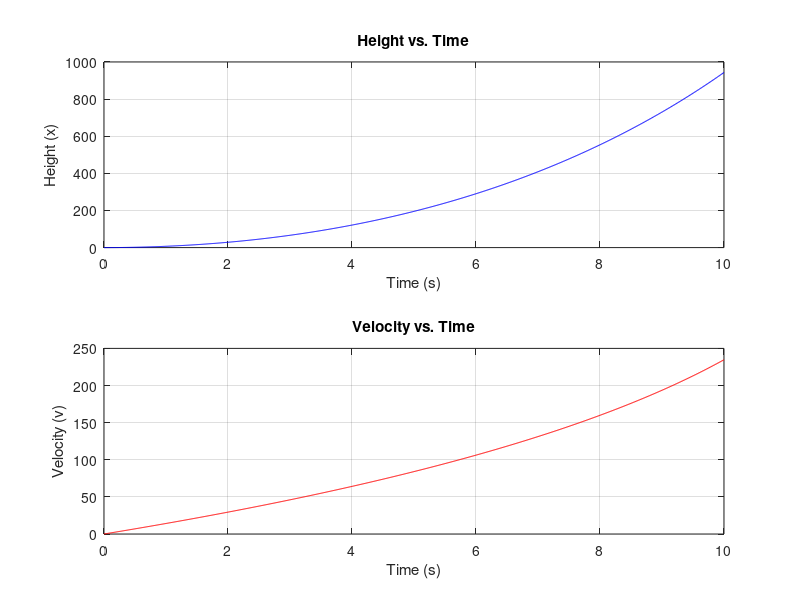
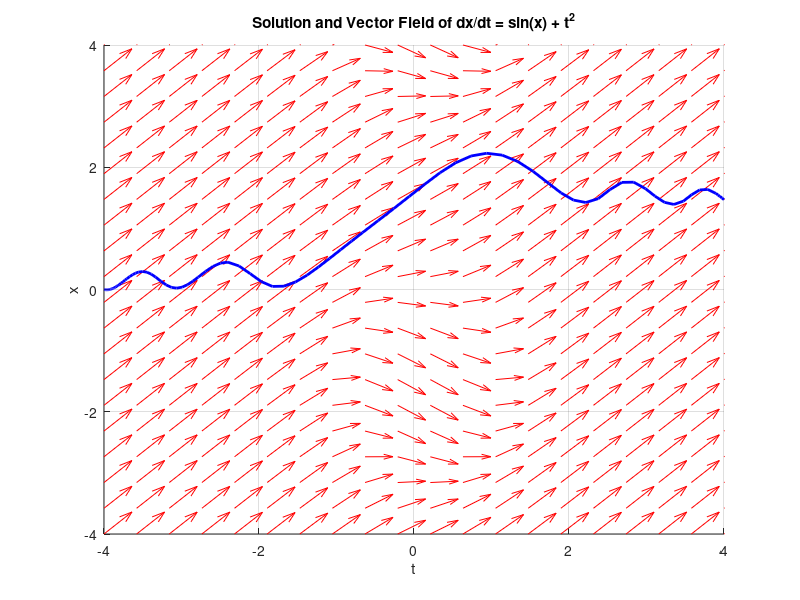
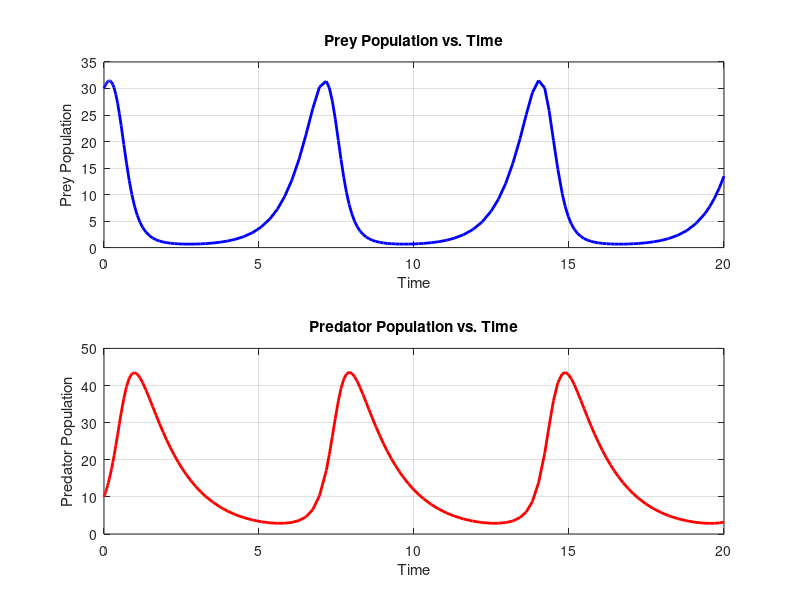
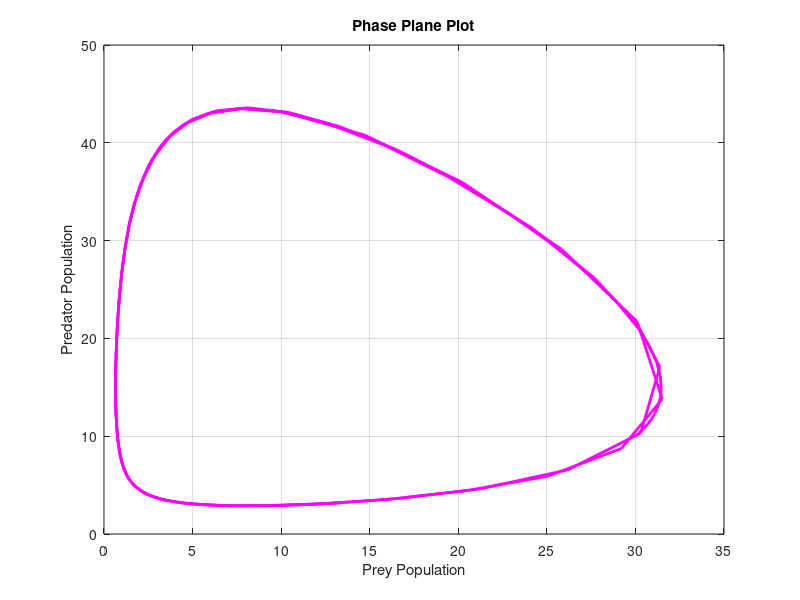

Write MATLAB code to recreate these figures, in order.
% assignment#4

%% Q1
clearvars,clc,close all;whos

% Define the IVP parameters
t0 = 0;      % Initial time
x0 = 1;      % Initial value of x at t = t0
t_final = 1; % The time at which we want to find the solution
h = 0.1;     % Step size

% Define the function f(t, x) = dx/dt
f = @(t, x) t ; % Example: replace this with any other differential equation

% Initialize variables
t = t0;
x = x0;

% Perform the RK4 iterations
while t < t_final
    if t + h > t_final
        h = t_final - t; % Adjust the last step to end exactly at t_final
    end

    % Calculate the k values
    k1 = h * f(t, x);
    k2 = h * f(t + h/2, x + k1/2);
    k3 = h * f(t + h/2, x + k2/2);
    k4 = h * f(t + h, x + k3);

    % Update x and t
    x = x + (k1 + 2*k2 + 2*k3 + k4) / 6;
    t = t + h;
end

% Display the RK4 result
disp(['RK4 x(', num2str(t_final), ') = ', num2str(x)])

%% Q2
clearvars,clc,close all; whos

% Define parameters
t0 = 0;         % Initial time
x0 = 0;         % Initial height
v0 = 0;         % Initial velocity
t_final = 10;   % Final time
h = 0.01;       % Time step size

% Initialize arrays to store the solutions
t_values = t0:h:t_final;
x_values = zeros(size(t_values));
v_values = zeros(size(t_values));

% Set initial conditions
x_values(1) = x0;
v_values(1) = v0;

% RK4 method to solve the system of ODEs
for i = 1:length(t_values) - 1
    t = t_values(i);
    x = x_values(i);
    v = v_values(i);

    m = 321 - 24 * t;
    if m <= 0
        break;
    end

    F = @(v) (5370 - 981 - (v^(3/2) / log(2 + v))) / m;

    k1_v = h * F(v);
    k1_x = h * v;

    k2_v = h * F(v + 0.5 * k1_v);
    k2_x = h * (v + 0.5 * k1_v);

    k3_v = h * F(v + 0.5 * k2_v);
    k3_x = h * (v + 0.5 * k2_v);

    k4_v = h * F(v + k3_v);
    k4_x = h * (v + k3_v);

    v_values(i + 1) = v + (k1_v + 2 * k2_v + 2 * k3_v + k4_v) / 6;
    x_values(i + 1) = x + (k1_x + 2 * k2_x + 2 * k3_x + k4_x) / 6;

    % Display the current step results on terminal
    fprintf('t = %.2f, x = %.4f, v = %.4f\n', t, x_values(i+1), v_values(i+1))

end

% Plot the results
figure;
subplot(2, 1, 1);
plot(t_values, x_values, 'b-');
xlabel('Time (s)');
ylabel('Height (x)');
title('Height vs. Time');
grid on;

subplot(2, 1, 2);
plot(t_values, v_values, 'r-');
xlabel('Time (s)');
ylabel('Velocity (v)');
title('Velocity vs. Time');
grid on;


%% Q3

clc,clearvars,close all; 
% Define the ODE as an anonymous function
ode = @(t, x) sin(x + t^2) ;

% Define the time span and initial condition
tspan = [-4, 4];
x0 = 0;

% Solve the ODE using ode45
[t, x] = ode45(ode, tspan, x0);

% Create a grid for the vector field
[x_grid, t_grid] = meshgrid(linspace(-4, 4, 20), linspace(-4, 4, 20));

% Compute the vector field
dxdt = sin(x_grid) + t_grid.^2;

% Normalize the vector field for better visualization
dxdt_norm = dxdt ./ sqrt(dxdt.^2 + 1);

% Display the values of t and x at each step
disp(' t       x');
disp('--------------');
for i = 1:length(t)
    fprintf(' %.2f    %.4f\n', t(i), x(i));
end

% Plot the solution and the vector field
figure;
hold on;

% Plot the vector field using quiver
quiver(t_grid, x_grid, ones(size(t_grid)), dxdt_norm, 'r');

% Plot the solution curve
plot(t, x, 'b', 'LineWidth', 2);

% Set plot labels and title
xlabel('t');
ylabel('x');
title('Solution and Vector Field of dx/dt = sin(x) + t^2');
xlim([-4 4]);
ylim([-4 4]);
grid on;
hold off;
%% Q4
clc,clearvars,close all; whos
% Define parameters
a = 1.5;    % Growth rate of prey in the absence of predators
c = 0.8;    % Death rate of predator in the absence of prey
b = 0.1;    % Effect of predators on prey growth rate
d = 0.1;    % Effect of prey on predator's growth rate
x0 = 30;    % Initial population of prey
y0 = 10;    % Initial population of predator

% Define the ODEs
ode = @(t, y) [a*y(1) - b*y(1)*y(2); -c*y(2) + d*y(1)*y(2)];

% Define the time span
tspan = [0, 20]; % Time span for simulation

% Solve the ODEs using ode45
[t, y] = ode45(ode, tspan, [x0; y0]);

% Plot populations as functions of time
figure;
subplot(2, 1, 1);
plot(t, y(:, 1), 'b-', 'LineWidth', 2);
xlabel('Time');
ylabel('Prey Population');
title('Prey Population vs. Time');
grid on;

subplot(2, 1, 2);
plot(t, y(:, 2), 'r-', 'LineWidth', 2);
xlabel('Time');
ylabel('Predator Population');
title('Predator Population vs. Time');
grid on;

% Phase-plane plot
figure;
plot(y(:, 1), y(:, 2), 'm', 'LineWidth', 2);
xlabel('Prey Population');
ylabel('Predator Population');
title('Phase Plane Plot');
grid on;
